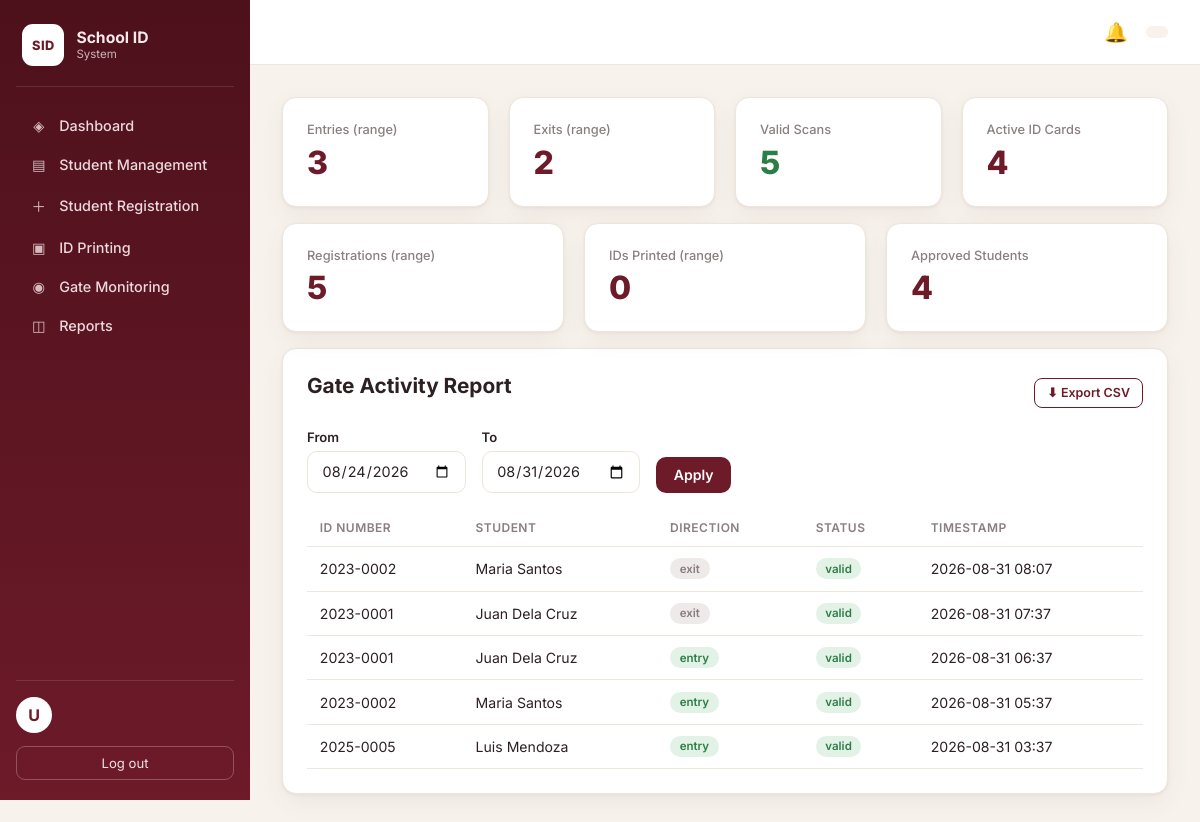
/reports.php (signed in), run on the app's committed database.
### tables this page shows
CREATE TABLE IF NOT EXISTS gate_logs (
  id            INT AUTO_INCREMENT PRIMARY KEY,
  student_id    INT NOT NULL,
  id_number     VARCHAR(30) NOT NULL,
  direction     ENUM('entry','exit') NOT NULL,
  scanned_at    TIMESTAMP DEFAULT CURRENT_TIMESTAMP,
  guard_id      INT,
  status        ENUM('valid','invalid','expired','blocked','unauthorized') NOT NULL DEFAULT 'valid',
  CONSTRAINT fk_log_student FOREIGN KEY (student_id) REFERENCES students(id)
                    ON DELETE CASCADE
);

CREATE TABLE IF NOT EXISTS students (
  id            INT AUTO_INCREMENT PRIMARY KEY,
  student_no    VARCHAR(30) NOT NULL UNIQUE,
  full_name     VARCHAR(150) NOT NULL,
  email         VARCHAR(150),
  phone         VARCHAR(30),
  course        VARCHAR(100),
  year_level    VARCHAR(20),
  section       VARCHAR(50),
  address       VARCHAR(255),
  photo_path    VARCHAR(255) DEFAULT NULL,
  status        ENUM('pending','approved','rejected') NOT NULL DEFAULT 'pending',
  registered_by INT,
  created_at    TIMESTAMP DEFAULT CURRENT_TIMESTAMP,
  CONSTRAINT fk_student_reg FOREIGN KEY (registered_by) REFERENCES users(id)
                    ON DELETE SET NULL
);

### includes/config.php (called while the page is built, shortened)
<?php
function db(): PDO
{
    static $pdo = null;
    if ($pdo === null) {
        $dsn = 'mysql:host=' . DB_HOST . ';port=' . DB_PORT . ';dbname=' . DB_NAME . ';charset=utf8mb4';
        $pdo = new PDO($dsn, DB_USER, DB_PASS, [
            PDO::ATTR_ERRMODE => PDO::ERRMODE_EXCEPTION,
            PDO::ATTR_DEFAULT_FETCH_MODE => PDO::FETCH_ASSOC,
            PDO::ATTR_EMULATE_PREPARES => false,
        ]);
    }
    return $pdo;
}

### includes/functions.php (called while the page is built, shortened)
<?php
require_once __DIR__ . '/config.php';
function e(?string $value): string
{
    return htmlspecialchars((string)$value, ENT_QUOTES, 'UTF-8');
}

### public/reports.php (the view, shortened to what this page needs)
<?php
require_once __DIR__ . '/../includes/functions.php';
$from = $_GET['from'] ?? date('Y-m-d', strtotime('-7 days'));
$to   = $_GET['to'] ?? date('Y-m-d');
$stmt = db()->prepare("SELECT gl.direction, gl.status, gl.scanned_at, s.full_name, gl.id_number
                       FROM gate_logs gl JOIN students s ON s.id=gl.student_id
                       WHERE DATE(gl.scanned_at) BETWEEN ? AND ?
                       ORDER BY gl.scanned_at DESC");
$stmt->execute([$from, $to]);
$logs = $stmt->fetchAll();
$entries = array_filter($logs, fn($l) => $l['direction'] === 'entry');
$exits   = array_filter($logs, fn($l) => $l['direction'] === 'exit');
$valid   = array_filter($logs, fn($l) => $l['status'] === 'valid');
$reg_in_range = (int)db()->query("SELECT COUNT(*) c FROM students WHERE DATE(created_at) BETWEEN '$from' AND '$to'")->fetch()['c'];
$printed_in_range = (int)db()->query("SELECT COUNT(*) c FROM id_requests WHERE printed_date IS NOT NULL AND DATE(printed_date) BETWEEN '$from' AND '$to'")->fetch()['c'];
$active_ids = (int)db()->query("SELECT COUNT(*) c FROM school_ids WHERE qr_status='active'")->fetch()['c'];
$students_total = (int)db()->query('SELECT COUNT(*) c FROM students WHERE status="approved"')->fetch()['c'];
?>
<?php include __DIR__ . '/../includes/header.php'; ?>
<div class="grid grid-4 mb-1">
  <div class="card stat"><span class="label">Entries (range)</span><span class="value"><?= count($entries) ?></span></div>
  <div class="card stat"><span class="label">Exits (range)</span><span class="value"><?= count($exits) ?></span></div>
  <div class="card stat"><span class="label">Valid Scans</span><span class="value" style="color:var(--green)"><?= count($valid) ?></span></div>
  <div class="card stat"><span class="label">Active ID Cards</span><span class="value"><?= $active_ids ?></span></div>
</div>
<div class="grid grid-3 mb-1">
  <div class="card stat"><span class="label">Registrations (range)</span><span class="value"><?= $reg_in_range ?></span></div>
  <div class="card stat"><span class="label">IDs Printed (range)</span><span class="value"><?= $printed_in_range ?></span></div>
  <div class="card stat"><span class="label">Approved Students</span><span class="value"><?= $students_total ?></span></div>
</div>
<div class="card">
  <div class="flex between mb-1">
    <h2>Gate Activity Report</h2>
    <a class="btn btn-outline btn-sm" href="?from=<?= urlencode($from) ?>&to=<?= urlencode($to) ?>&export=csv">⬇ Export CSV</a>
  </div>
  <form class="flex mb-1" method="get">
    <div class="field"><label>From</label><input type="date" name="from" value="<?= e($from) ?>"></div>
    <div class="field"><label>To</label><input type="date" name="to" value="<?= e($to) ?>"></div>
    <button class="btn btn-primary" type="submit" style="align-self:end">Apply</button>
  </form>
  <div class="table-wrap">
    <table>
      <thead><tr><th>ID Number</th><th>Student</th><th>Direction</th><th>Status</th><th>Timestamp</th></tr></thead>
      <tbody>
      <?php foreach ($logs as $l): ?>
        <tr>
          <td><?= e($l['id_number']) ?></td>
          <td><?= e($l['full_name']) ?></td>
          <td><span class="pill <?= $l['direction']==='entry'?'pill-green':'pill-gray' ?>"><?= e($l['direction']) ?></span></td>
          <td><span class="pill <?= $l['status']==='valid'?'pill-green':'pill-red' ?>"><?= e($l['status']) ?></span></td>
          <td><?= e(date('Y-m-d H:i', strtotime($l['scanned_at']))) ?></td>
        </tr>
      <?php endforeach; ?>
      </tbody>
    </table>
  </div>
</div>
<?php include __DIR__ . '/../includes/footer.php'; ?>

### public/assets/css/style.css (style rules this page uses)
:root { --maroon: #6d1a29; --maroon-dark: #4d111c; --maroon-soft: #7b1f2a; --beige: #f7f3ec; --card: #ffffff; --ink: #2d2023; --muted: #8a7f7f; --line: #ece6dc; --green: #2d7d46; --red: #b3261e; --amber: #9a6700; --radius: 14px; --shadow: 0 1px 3px rgba(77,17,28,.06), 0 8px 24px rgba(77,17,28,.06); }
* { box-sizing: border-box; }
body { margin: 0; font-family: 'Inter', system-ui, sans-serif; background: var(--beige); color: var(--ink); -webkit-font-smoothing: antialiased; }
a { color: var(--maroon); text-decoration: none; }
.card { background: var(--card); border: 1px solid var(--line); border-radius: var(--radius); box-shadow: var(--shadow); padding: 1.5rem; }
.grid { display: grid; gap: 1.25rem; }
.grid-4 { grid-template-columns: repeat(4, 1fr); }
.grid-3 { grid-template-columns: repeat(3, 1fr); }
.stat { display: flex; flex-direction: column; gap: .35rem; }
.stat .label { font-size: .8rem; color: var(--muted); font-weight: 500; }
.stat .value { font-size: 2rem; font-weight: 800; color: var(--maroon); }
h1, h2, h3 { margin: 0 0 .9rem; color: var(--ink); }
h2 { font-size: 1.3rem; }
.table-wrap { overflow-x: auto; }
table { width: 100%; border-collapse: collapse; font-size: .88rem; }
th, td { text-align: left; padding: .7rem .8rem; border-bottom: 1px solid var(--line); white-space: nowrap; }
th { color: var(--muted); font-weight: 600; font-size: .75rem; text-transform: uppercase; letter-spacing: .04em; }
.pill { display: inline-block; padding: .22rem .6rem; border-radius: 999px; font-size: .72rem; font-weight: 600; }
.pill-green { background: #e3f2e7; color: var(--green); }
.pill-gray { background: #efeaea; color: var(--muted); }
.btn { display: inline-flex; align-items: center; justify-content: center; gap: .4rem; border: none; cursor: pointer; padding: .6rem 1.1rem; border-radius: 10px; font-weight: 600; font-size: .88rem; transition: filter .15s, transform .05s; font-family: inherit; }
.btn-primary { background: var(--maroon); color: #fff; }
.btn-outline { background: transparent; color: var(--maroon); border: 1.5px solid var(--maroon); }
.btn-sm { padding: .4rem .75rem; font-size: .78rem; border-radius: 8px; }
.field { display: flex; flex-direction: column; gap: .4rem; }
.field label { font-size: .82rem; font-weight: 600; color: var(--ink); }
.field input, .field select, .field textarea { font-family: inherit; border: 1.5px solid var(--line); background: #fff; border-radius: 10px; padding: .65rem .85rem; font-size: .9rem; color: var(--ink); width: 100%; }
.flex { display: flex; gap: 1rem; align-items: center; }
.between { justify-content: space-between; }
.mb-1 { margin-bottom: 1rem; }

### data on the page
gate_logs: id_number "2023-0002", student.full_name "Maria Santos", direction "exit", status "valid", scanned_at "2026-08-31 08:07"
gate_logs: id_number "2023-0001", student.full_name "Juan Dela Cruz", direction "exit", status "valid", scanned_at "2026-08-31 07:37"
gate_logs: id_number "2023-0001", student.full_name "Juan Dela Cruz", direction "entry", status "valid", scanned_at "2026-08-31 06:37"
gate_logs: id_number "2023-0002", student.full_name "Maria Santos", direction "entry", status "valid", scanned_at "2026-08-31 05:37"
gate_logs: id_number "2025-0005", student.full_name "Luis Mendoza", direction "entry", status "valid", scanned_at "2026-08-31 03:37"

### other printed values
substr($__user['full_name'] ?? 'U',0,1) "U"
count($entries) "3"
count($exits) "2"
count($valid) "5"
$active_ids "4"
$reg_in_range "5"
$printed_in_range "0"
$students_total "4"
